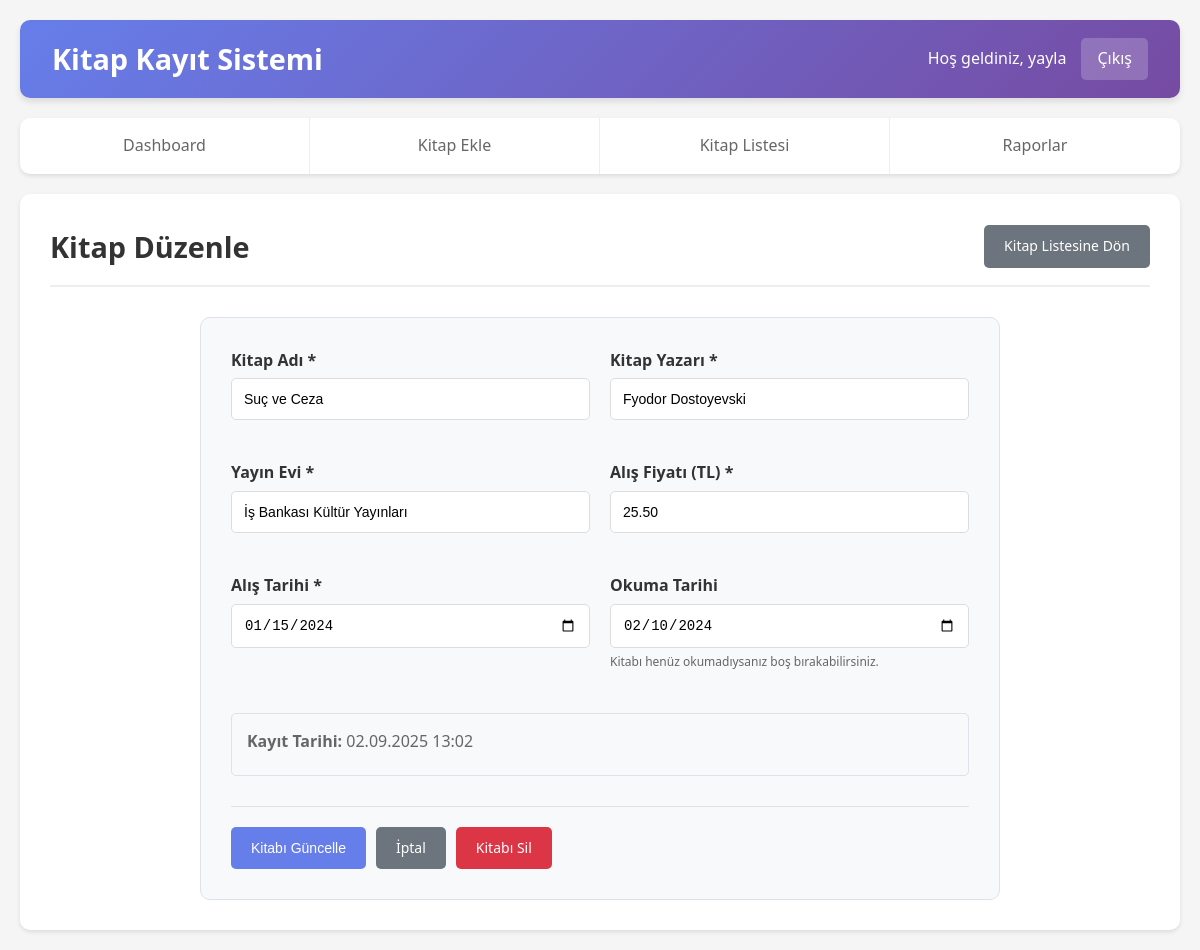
Screenshot of /pages/edit_book.php?id=1 (signed in) with the database file from the repository.
### tables this page shows
CREATE TABLE IF NOT EXISTS kitaplar (
    id INT AUTO_INCREMENT PRIMARY KEY,
    kitap_adi VARCHAR(255) NOT NULL,
    kitap_yazari VARCHAR(255) NOT NULL,
    yayin_evi VARCHAR(255) NOT NULL,
    alis_fiyati DECIMAL(10,2) NOT NULL,
    alis_tarihi DATE NOT NULL,
    okuma_tarihi DATE NULL,
    kayit_tarihi TIMESTAMP DEFAULT CURRENT_TIMESTAMP,
    guncelleme_tarihi TIMESTAMP DEFAULT CURRENT_TIMESTAMP ON UPDATE CURRENT_TIMESTAMP,
    INDEX idx_kitap_adi (kitap_adi),
    INDEX idx_yazar (kitap_yazari),
    INDEX idx_yayin_evi (yayin_evi),
    INDEX idx_alis_tarihi (alis_tarihi),
    INDEX idx_okuma_tarihi (okuma_tarihi)
);

### includes/auth.php (called while the page is built, shortened)
<?php
function getAdminUsername() {
    return $_SESSION['admin_username'] ?? 'Admin';
}
function generateCSRFToken() {
    return $_SESSION['csrf_token'];
}
?>

### includes/functions.php (called while the page is built, shortened)
<?php
function getBook($id) {
    try {
        $db = getDB();
        $sql = "SELECT * FROM kitaplar WHERE id = :id";
        $stmt = $db->prepare($sql);
        $stmt->bindParam(':id', $id);
        $stmt->execute();
        return $stmt->fetch();
    } catch(PDOException $e) {
        error_log("Kitap getirme hatası: " . $e->getMessage());
        return false;
    }
}
function formatDate($date, $format = 'd.m.Y') {
    return date($format, strtotime($date));
}
?>

### pages/edit_book.php (the view, shortened to what this page needs)
<?php
require_once '../includes/auth.php';
require_once '../includes/functions.php';
$book_id = (int)$_GET['id'];
$book = getBook($book_id);
$csrf_token = generateCSRFToken();
?>
<!DOCTYPE html>
<html lang="tr">
<head>
    <link rel="stylesheet" href="../assets/css/style.css">
</head>
<body>
    <div class="container">
        <header class="header">
            <h1>Kitap Kayıt Sistemi</h1>
            <div class="user-info">
                <span>Hoş geldiniz, <?php echo htmlspecialchars(getAdminUsername()); ?></span>
                <a href="dashboard.php?logout=1" class="logout-btn">Çıkış</a>
            </div>
        </header>
        <nav class="navigation">
            <ul>
                <li><a href="dashboard.php">Dashboard</a></li>
                <li><a href="add_book.php">Kitap Ekle</a></li>
                <li><a href="list_books.php">Kitap Listesi</a></li>
                <li><a href="reports.php">Raporlar</a></li>
            </ul>
        </nav>
        <main class="main-content">
            <div class="page-header">
                <h2>Kitap Düzenle</h2>
                <a href="list_books.php" class="btn btn-secondary">Kitap Listesine Dön</a>
            </div>
            <div class="form-container">
                <form method="POST" action="" class="book-form">
                    <div class="form-row">
                        <div class="form-group">
                            <label for="kitap_adi">Kitap Adı *</label>
                            <input type="text" id="kitap_adi" name="kitap_adi"
                                   value="<?php echo htmlspecialchars($_POST['kitap_adi'] ?? $book['kitap_adi']); ?>"
                                   required maxlength="255">
                        </div>
                        <div class="form-group">
                            <label for="kitap_yazari">Kitap Yazarı *</label>
                            <input type="text" id="kitap_yazari" name="kitap_yazari"
                                   value="<?php echo htmlspecialchars($_POST['kitap_yazari'] ?? $book['kitap_yazari']); ?>"
                                   required maxlength="255">
                        </div>
                    </div>
                    <div class="form-row">
                        <div class="form-group">
                            <label for="yayin_evi">Yayın Evi *</label>
                            <input type="text" id="yayin_evi" name="yayin_evi"
                                   value="<?php echo htmlspecialchars($_POST['yayin_evi'] ?? $book['yayin_evi']); ?>"
                                   required maxlength="255">
                        </div>
                        <div class="form-group">
                            <label for="alis_fiyati">Alış Fiyatı (TL) *</label>
                            <input type="number" id="alis_fiyati" name="alis_fiyati"
                                   value="<?php echo htmlspecialchars($_POST['alis_fiyati'] ?? $book['alis_fiyati']); ?>"
                                   step="0.01" min="0" required>
                        </div>
                    </div>
                    <div class="form-row">
                        <div class="form-group">
                            <label for="alis_tarihi">Alış Tarihi *</label>
                            <input type="date" id="alis_tarihi" name="alis_tarihi"
                                   value="<?php echo htmlspecialchars($_POST['alis_tarihi'] ?? $book['alis_tarihi']); ?>"
                                   required>
                        </div>
                        <div class="form-group">
                            <label for="okuma_tarihi">Okuma Tarihi</label>
                            <input type="date" id="okuma_tarihi" name="okuma_tarihi"
                                   value="<?php echo htmlspecialchars($_POST['okuma_tarihi'] ?? $book['okuma_tarihi']); ?>">
                            <small class="form-help">Kitabı henüz okumadıysanız boş bırakabilirsiniz.</small>
                        </div>
                    </div>
                    <div class="book-info">
                        <p><strong>Kayıt Tarihi:</strong> <?php echo formatDate($book['kayit_tarihi'], 'd.m.Y H:i'); ?></p>
                    </div>
                    <div class="form-actions">
                        <button type="submit" class="btn btn-primary">Kitabı Güncelle</button>
                        <a href="list_books.php" class="btn btn-secondary">İptal</a>
                        <a href="?delete=<?php echo $book['id']; ?>&csrf_token=<?php echo $csrf_token; ?>"
                           class="btn btn-danger"
                           onclick="return confirm('Bu kitabı silmek istediğinizden emin misiniz?')">Kitabı Sil</a>
                    </div>
                </form>
            </div>
        </main>
    </div>
</body>
</html>

### assets/css/style.css (style rules this page uses)
* { margin: 0; padding: 0; box-sizing: border-box; }
body { font-family: 'Segoe UI', Tahoma, Geneva, Verdana, sans-serif; line-height: 1.6; color: #333; background-color: #f5f5f5; }
.container { max-width: 1200px; margin: 0 auto; padding: 20px; }
.header { background: linear-gradient(135deg, #667eea 0%, #764ba2 100%); color: white; padding: 1rem 2rem; border-radius: 10px; margin-bottom: 20px; display: flex; justify-content: space-between; align-items: center; box-shadow: 0 4px 6px rgba(0, 0, 0, 0.1); }
.header h1 { font-size: 1.8rem; font-weight: 600; }
.user-info { display: flex; align-items: center; gap: 15px; }
.logout-btn { background: rgba(255, 255, 255, 0.2); color: white; padding: 8px 16px; text-decoration: none; border-radius: 5px; transition: background 0.3s; }
.navigation { background: white; border-radius: 10px; margin-bottom: 20px; box-shadow: 0 2px 4px rgba(0, 0, 0, 0.1); overflow: hidden; }
.navigation ul { list-style: none; display: flex; margin: 0; padding: 0; }
.navigation li { flex: 1; }
.navigation a { display: block; padding: 15px 20px; text-decoration: none; color: #666; text-align: center; transition: all 0.3s; border-right: 1px solid #eee; }
.navigation li:last-child a { border-right: none; }
.main-content { background: white; border-radius: 10px; padding: 30px; box-shadow: 0 2px 4px rgba(0, 0, 0, 0.1); min-height: 500px; }
.page-header { display: flex; justify-content: space-between; align-items: center; margin-bottom: 30px; padding-bottom: 15px; border-bottom: 2px solid #eee; }
.page-header h2 { color: #333; font-size: 1.8rem; font-weight: 600; }
.btn { display: inline-block; padding: 10px 20px; background: #667eea; color: white; text-decoration: none; border-radius: 5px; border: none; cursor: pointer; font-size: 14px; transition: all 0.3s; text-align: center; }
.btn-primary { background: #667eea; }
.btn-secondary { background: #6c757d; }
.btn-danger { background: #dc3545; }
.form-container { max-width: 800px; margin: 0 auto; }
.book-form { background: #f8f9fa; padding: 30px; border-radius: 10px; border: 1px solid #dee2e6; }
.form-row { display: grid; grid-template-columns: 1fr 1fr; gap: 20px; margin-bottom: 20px; }
.form-group { margin-bottom: 20px; }
.form-group label { display: block; margin-bottom: 5px; font-weight: 600; color: #333; }
.form-group input, .form-group select { width: 100%; padding: 12px; border: 1px solid #ddd; border-radius: 5px; font-size: 14px; transition: border-color 0.3s; }
.form-help { font-size: 12px; color: #666; margin-top: 5px; }
.form-actions { display: flex; gap: 10px; justify-content: flex-start; margin-top: 30px; padding-top: 20px; border-top: 1px solid #dee2e6; }
.book-info { background: #f8f9fa; padding: 15px; border-radius: 5px; margin: 20px 0; border: 1px solid #dee2e6; }
.book-info p { margin-bottom: 5px; color: #666; }

### rows the page displays
kitaplar: kitap_adi "Suç ve Ceza", kitap_yazari "Fyodor Dostoyevski", yayin_evi "İş Bankası Kültür Yayınları", alis_fiyati "25.50", alis_tarihi "01/15/2024", okuma_tarihi "02/10/2024", kayit_tarihi "02.09.2025 13:02"

### other values shown
getAdminUsername() "yayla"
